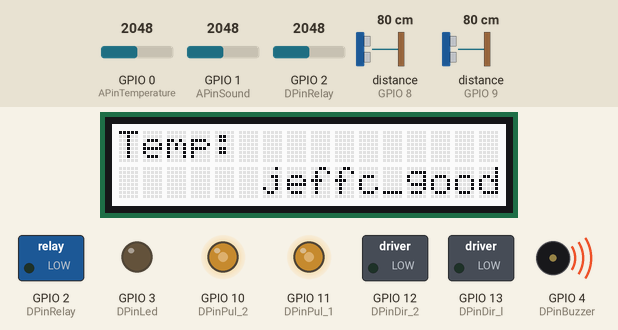
This sketch was run on a simulated ESP32-S3. Parts: 16×2 character LCD, switched loads named in the sketch (green lamp = pin HIGH), output pins drawn as LEDs (lit = HIGH), buzzer (waves = sounding, pin HIGH). Inputs (shaded band) come from the test bench; at power-on: GPIO 0 (APinTemperature) = 2048, GPIO 1 (APinSound) = 2048, GPIO 2 (DPinRelay) = 2048, distance to the obstacle (sensors on GPIO 8, GPIO 9) 80 cm. The echo pulse lasts 58.3 µs per cm; WiFi joins after 1.5 s; servers stay silent unless stated; a WiFi scan finds three made-up networks; the modem accepts every AT command (registered, SIM ready, sends succeed) and sends nothing else; pins used as bus, display or sensor lines are not drawn.

Above: at 22.4 s.
Timing chart, 0 to 23.9 s (numbered marks = the images above):
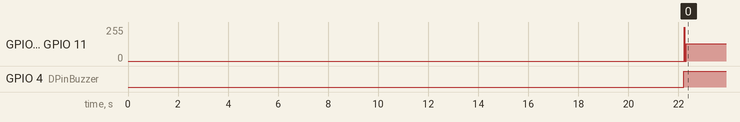

The sketch:

CarControl.ino
```cpp
#include <WiFi.h>
#include "rgb_lcd.h"
#include <TimerOne.h>

//add a line
rgb_lcd lcd;

/*
 * The background color of the lcd
 */
const int colorR = 255;
const int colorG = 255;
const int colorB = 255;

/*
 * /the control pins of the motor
 */
const int DPinDir_l = 13;   //The pin to control the direction of the left motor
const int DPinPul_1 = 11;  //The pin to give a pulse of the left motor
const int DPinDir_2 = 12;   //The pin to control the direction of the right motor
const int DPinPul_2 = 10;  //The pin to give a pulse of the right motor

const int timerInterval = 10*1000;  //10ms的定时器周期
const int B = 3975;
const int Light_Compare = 500;
const int Sound_Compare = 500;

/*
 * 数字输入输出口
 */
const int DPinRelay = 2;  //The relay
const int DPinLed = 3;  //The led
const int DPinBuzzer = 4;  //The relay
const int DPinRadar_front_trig = 6;  //超声波测距左边
const int DPinRadar_back_trig = 7;  //超声波测距右边
const int DPinRadar_front_echo = 8;  //超声波测距左边
const int DPinRadar_back_echo = 9;  //超声波测距右边

/*
 * 模拟量输入口
 */
const int APinTemperature = 0;  //The Temperature sensor
const int APinSound = 1;  //The Sound sensor
const int APinLight = 2;  //The Light sensor

int status = WL_IDLE_STATUS;//用来保存现在网络连接状态，初始为无连接
WiFiServer server(8080);//定义一个服务器的对象server，端口号8080

void setup() {
 Serial1.begin(9600); //初始化串口调试器
 Serial1.println("** Scan Networks **");
 int numSsid = WiFi.scanNetworks();
 Serial1.print("number of available:");
 Serial1.println(numSsid);

 showNetworks(numSsid);//查看附近网络详细信息

 while(status != WL_CONNECTED){
  Serial1.print("Attempting to connect to Networt named ");
  Serial1.println("Intel-Smart");
  status = WiFi.begin("Intel-Smart","21507229");
  delay(10000);
 }

 Serial1.print("SSID:");
 Serial1.println(WiFi.SSID());
 IPAddress ip = WiFi.localIP();
 Serial1.print("IP Address:");
 Serial1.println(ip);

 server.begin();//启动服务器

  lcd.begin(16, 2);
  lcd.setRGB(colorR, colorG, colorB);
  lcd.setCursor(0, 0);
  lcd.print("Temp:");
  lcd.setCursor(6, 1);
  lcd.print("jeffc_good");

  pinMode(DPinDir_l,OUTPUT);
  pinMode(DPinPul_1,OUTPUT);
  pinMode(DPinDir_2,OUTPUT);
  pinMode(DPinPul_2,OUTPUT);
  pinMode(DPinRelay,OUTPUT);
  pinMode(DPinLed,OUTPUT);
  pinMode(DPinBuzzer,OUTPUT);
  pinMode(DPinRadar_front_trig,OUTPUT);
  pinMode(DPinRadar_back_trig,OUTPUT);
  pinMode(DPinRadar_front_echo,INPUT);
  pinMode(DPinRadar_back_echo,INPUT);

   Timer1.initialize(timerInterval);
   Timer1.attachInterrupt(MotorControl);
}

void loop() {
  int val = analogRead(APinTemperature);
  float resistance = (float)(1023-val)*10000/val;
  float temperature = 1/(log(resistance/10000)/B+1/298.15)-273.15;
  int val1 = analogRead(APinLight);
  if(val1 > Light_Compare)
       digitalWrite(DPinLed, LOW);
       else
       digitalWrite(DPinLed, HIGH);
  int val2 = analogRead(APinSound);
  int alarm = 0;
  float lengtha1, lengtha2;
  if(val2 > Sound_Compare){
      digitalWrite(DPinBuzzer, HIGH);
      delay(1000);
       alarm = 1;
      }
       else
       {
        digitalWrite(DPinBuzzer, LOW);
        alarm = 0;
       }
  lcd.setCursor(6, 0);
  lcd.print(temperature);
  //监听8080端口是否有客户端发送的请求
  lengtha1 = HC_SR04(1);
  lengtha2 = HC_SR04(2);
  if(lengtha1<20)
  {           digitalWrite(DPinDir_l,HIGH);
              digitalWrite(DPinDir_2,LOW);
            }
  if(lengtha2<20)
  {           digitalWrite(DPinDir_l,LOW);
              digitalWrite(DPinDir_2,HIGH);
            }
  WiFiClient client = server.available();
  if(client){
    //如果监听到客户端的请求，通过串行通信显示说有新的客户端
    Serial1.println("new client");
    String currentLine = ""; //定义一个字符串用来保存这些请求信息
    while ( client.connected()){
      if(client.available())
      {
        char c = client.read();//读取信息并将信息同通过串行通信显示在串口监视器中
        Serial1.write(c);
        if(c == '\n'){
          if(currentLine.length() == 0){
            HtmlFunction(temperature, alarm);
            break;
          }
          else{
            currentLine = "";
          }
         } else if(c!='\r'){
            currentLine += c;
            if(currentLine.endsWith("GET /On")){
              digitalWrite(DPinRelay,HIGH);
              digitalWrite(DPinDir_l,LOW);
              digitalWrite(DPinDir_2,HIGH);
            }
            if(currentLine.endsWith("GET /Off")){
              digitalWrite(DPinRelay,LOW);
            }
            if(currentLine.endsWith("GET /Front")){
              digitalWrite(DPinDir_l,LOW);
              digitalWrite(DPinDir_2,HIGH);
            }
            if(currentLine.endsWith("GET /Back")){
              digitalWrite(DPinDir_l,HIGH);
              digitalWrite(DPinDir_2,LOW);
            }
            if(currentLine.endsWith("GET /Left")){
              digitalWrite(DPinDir_l,HIGH);
              digitalWrite(DPinDir_2,HIGH);
            }
            if(currentLine.endsWith("GET /Right")){
              digitalWrite(DPinDir_l,LOW);
              digitalWrite(DPinDir_2,LOW);
            }
          }
        }
      }
      client.stop();
      Serial1.println("client disconnected");
    }
  }

/*
 * This function show the detail information of the wifi envirionment.
 */
 void showNetworks(int numSsid)
 {
  for(int thisNet = 0;thisNet < numSsid; thisNet ++){
    Serial1.print(thisNet);
    Serial1.print(".");
    Serial1.print(WiFi.SSID(thisNet));
    Serial1.print(" ");
    Serial1.print("Signal:");
    Serial1.print(WiFi.RSSI(thisNet));
    Serial1.print(" dBm");
    Serial1.print(" ");
    Serial1.print("Encryption:");
    //调用此函数显示网络加密方式
    printEncryptionType(WiFi.encryptionType(thisNet));
    Serial1.println("");
  }
 }

 /*
  * 函数功能：将加密方式的编码对应到字符串并通过串口输出显示
  * 入口参数：thisType--加密方式编码
  * 出口参数：无
  */
void printEncryptionType(int thisType)
{
  switch(thisType)
  {
    case ENC_TYPE_WEP: Serial1.println("WEP");break;
    case ENC_TYPE_TKIP: Serial1.println("WPA");break;
    case ENC_TYPE_CCMP: Serial1.println("WPA2");break;
    case ENC_TYPE_NONE: Serial1.println("None");break;
    case ENC_TYPE_AUTO: Serial1.println("auto");break;
  }
}
void HtmlFunction(float temprature, int alarm){
  server.println("<html>");
            server.println("<head>");
            server.println("<title>Intel Edison");
            server.println("</title>");
            server.println("<meta http-equiv=\"refresh\" content=\"10;url=/\">");
            server.println("</head>");
            server.println("<body>");
            server.println("<h1>Car Control System</h1>");
            server.println("<h2>Powered by Intel Edison</h2>");
            server.println("<a href=\" /On\">turnon</a> the System<br>");
            server.println("<a href=\" /Off\">turnoff</a> the System<br>");
            server.println("<a href=\" /Front\">Forward</a> the System<br>");
            server.println("<a href=\" /Back\">Backward</a> the System<br>");
            server.println("<a href=\" /Left\">Left</a> the System<br>");
            server.println("<a href=\" /Right\">Right</a> the System<br>");
            server.println("The value of the Temperature is ");
            server.println(temprature);
            server.println("<br/>");
            server.println("</body>");
            server.println("<head>");
            server.println("<title>");
            server.println("</html>");
            server.println();
}

void MotorControl()
{
   digitalWrite(DPinPul_2, !digitalRead(DPinPul_2));
   digitalWrite(DPinPul_1, !digitalRead(DPinPul_1));
}

float HC_SR04(int num){
  int trig, echo;
  int flag =0;
  float lengtha;
  unsigned long duration;  //定义duration变量为无符号长整数型变量
  switch(num){
  case 1: {trig = DPinRadar_front_trig;
           echo = DPinRadar_front_echo;
           }break;  //前面的超声传感器
  case 2: {trig = DPinRadar_back_trig;
           echo = DPinRadar_back_echo;
           }break;  //后面的超声传感器
  default: {Serial1.print("Error HC-SR04 number");
            flag =1 ;}break;
  }
  if(flag != 1){
      digitalWrite(trig,HIGH);
      delayMicroseconds(15);
      digitalWrite(trig,LOW);
      duration = pulseIn(echo, HIGH, 60000); //读取引脚上的高电平脉冲，最大脉冲时间间隔为60毫秒，并且把结果赋值给duration变量
      lengtha = duration/58;
      delay(60);
      return  lengtha;
  }else return 0;
}
```

Measured:
- by itself, GPIO 10 (DPinPul_2), GPIO 11 (DPinPul_1): 0/255 → 128/255 at 22.2 s
- by itself, GPIO 4 (DPinBuzzer): LOW → HIGH at 22.2 s
